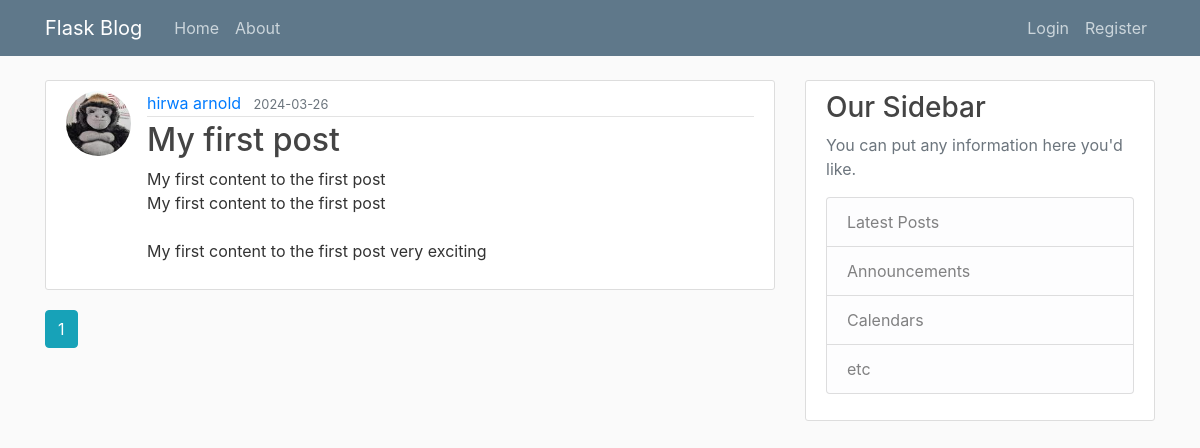
The app's page /home, older data.
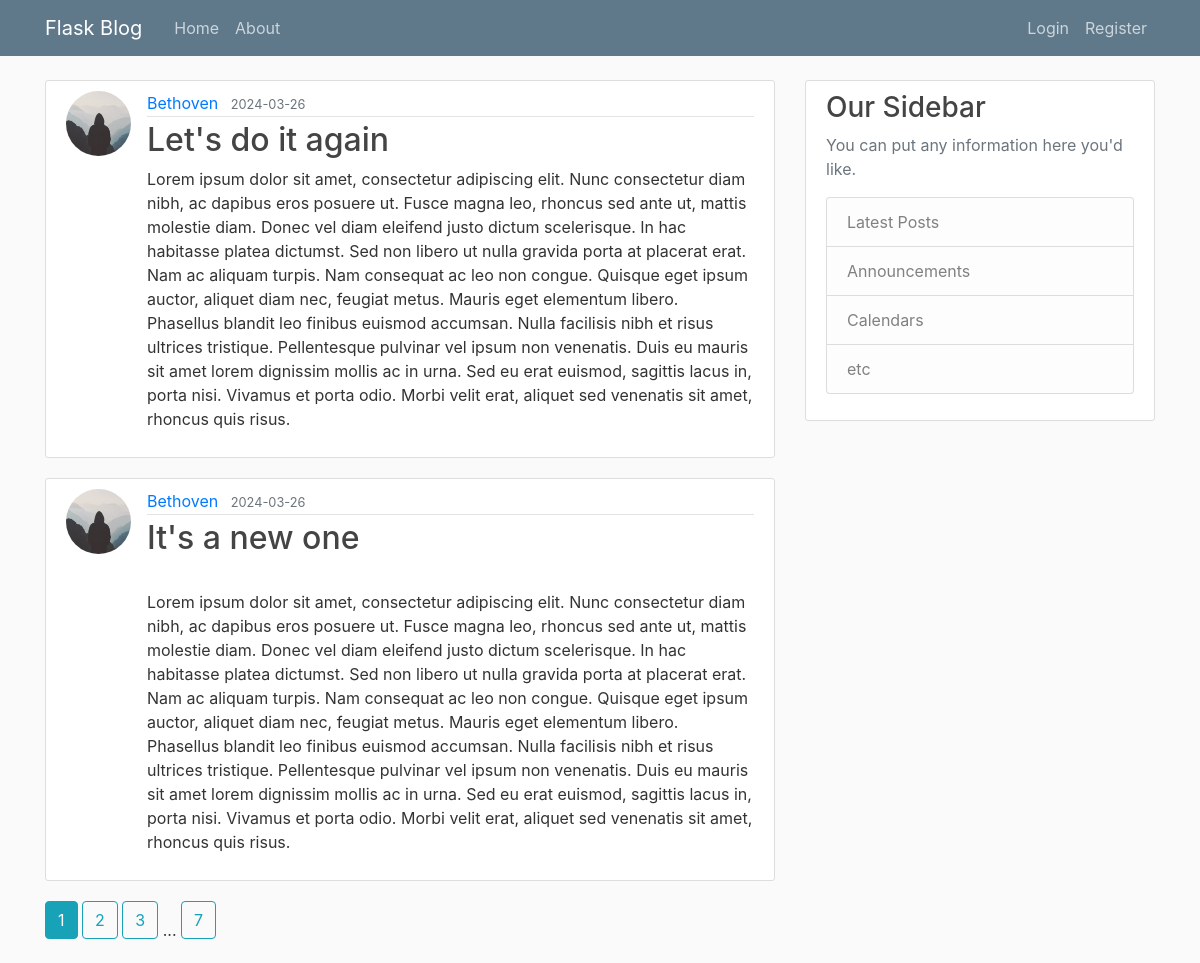
The same page, newer data.
### flaskblog/models.py (models this page shows, shortened)
class Post(db.Model):
    id = db.Column(db.Integer, primary_key=True)
    title = db.Column(db.String(100), nullable=False)
    date_posted = db.Column(db.DateTime, nullable=False, default=datetime.utcnow)
    content = db.Column(db.Text, nullable=False)
    user_id = db.Column(db.Integer, db.ForeignKey('user.id'), nullable=False)

class User(db.Model, UserMixin):
    id = db.Column(db.Integer, primary_key=True)
    username = db.Column(db.String(20), unique=True, nullable=False)
    email = db.Column(db.String(120), unique=True, nullable=False)
    image_file = db.Column(db.String(20), nullable=False, default='default.jpg')
    password = db.Column(db.String(60), nullable=False)
    posts = db.relationship('Post', backref='author', lazy=True)

### flaskblog/main/routes.py (the view)
@main.route("/")
@main.route("/home")
def home():
    page = request.args.get('page', 1, type=int)
    posts = Post.query.order_by(Post.date_posted.desc()).paginate(per_page=2, page=page)
    return render_template('home.html', posts=posts)

### flaskblog/templates/home.html
{% extends "layout.html" %}
{% block content %}
    {% for post in posts.items %}
        <article class="media content-section">
          <img class="rounded-circle article-img" src="{{ url_for('static', filename='profile_pics/' + post.author.image_file) }}">
          <div class="media-body">
            <div class="article-metadata">
              <a class="mr-2" href="{{ url_for('users.user_posts', username=post.author.username) }}">{{ post.author.username }}</a>
              <small class="text-muted">{{ post.date_posted.strftime('%Y-%m-%d') }}</small>
            </div>
            <h2><a class="article-title" href="{{ url_for('posts.post', post_id=post.id) }}">{{ post.title }}</a></h2>
            <p class="article-content">{{ post.content }}</p>
          </div>
        </article>
    {% endfor %}
    {% for page_num in posts.iter_pages(left_edge=1, right_edge=1, left_current=1, right_current=2) %}
      {% if page_num %}
        {% if posts.page == page_num %}
          <a class="btn btn-info mb-4" href="{{ url_for('main.home', page=page_num) }}">{{ page_num }}</a>
        {% else %}
          <a class="btn btn-outline-info mb-4" href="{{ url_for('main.home', page=page_num) }}">{{ page_num }}</a>
        {% endif %}
      {% else %}
        ...
      {% endif %}
    {% endfor %}
{% endblock content %}

Row changes from the older to the newer data that the page shows:
no longer on this page (row unchanged): Post: image_file (picture), author.username "hirwa arnold", date_posted "2024-03-26", title "My first post", content "My first content to the first post My first content to the first post My first content to the first post very exciting"
added Post: image_file (placeholder picture), author.username "Bethoven", date_posted "2024-03-26", title "Let's do it again", content "Lorem ipsum dolor sit amet, consectetur adipiscing elit. Nunc consectetur diam nibh, ac dapibus eros posuere ut. Fusce magna leo, rhoncus sed ante ut, mattis molestie diam. Donec vel diam eleifend justo dictum scelerisque. In hac habitasse platea dictumst. Sed non libero ut nulla gravida porta at placerat erat. Nam ac aliquam turpis. Nam consequat ac leo non congue. Quisque eget ipsum auctor, aliquet diam nec, feugiat metus. Mauris eget elementum libero. Phasellus blandit leo finibus euismod accumsan. Nulla facilisis nibh et risus ultrices tristique. Pellentesque pulvinar vel ipsum non venenatis. Duis eu mauris sit amet lorem dignissim mollis ac in urna. Sed eu erat euismod, sagittis lacus…"
added Post: image_file (placeholder picture), author.username "Bethoven", date_posted "2024-03-26", title "It's a new one", content "Lorem ipsum dolor sit amet, consectetur adipiscing elit. Nunc consectetur diam nibh, ac dapibus eros posuere ut. Fusce magna leo, rhoncus sed ante ut, mattis molestie diam. Donec vel diam eleifend justo dictum scelerisque. In hac habitasse platea dictumst. Sed non libero ut nulla gravida porta at placerat erat. Nam ac aliquam turpis. Nam consequat ac leo non congue. Quisque eget ipsum auctor, aliquet diam nec, feugiat metus. Mauris eget elementum libero. Phasellus blandit leo finibus euismod accumsan. Nulla facilisis nibh et risus ultrices tristique. Pellentesque pulvinar vel ipsum non venenatis. Duis eu mauris sit amet lorem dignissim mollis ac in urna. Sed eu erat euismod, sagittis lacus…"
Text that changed along with them:
new list line: "2"
new list line: "3"
new list line: "7"
